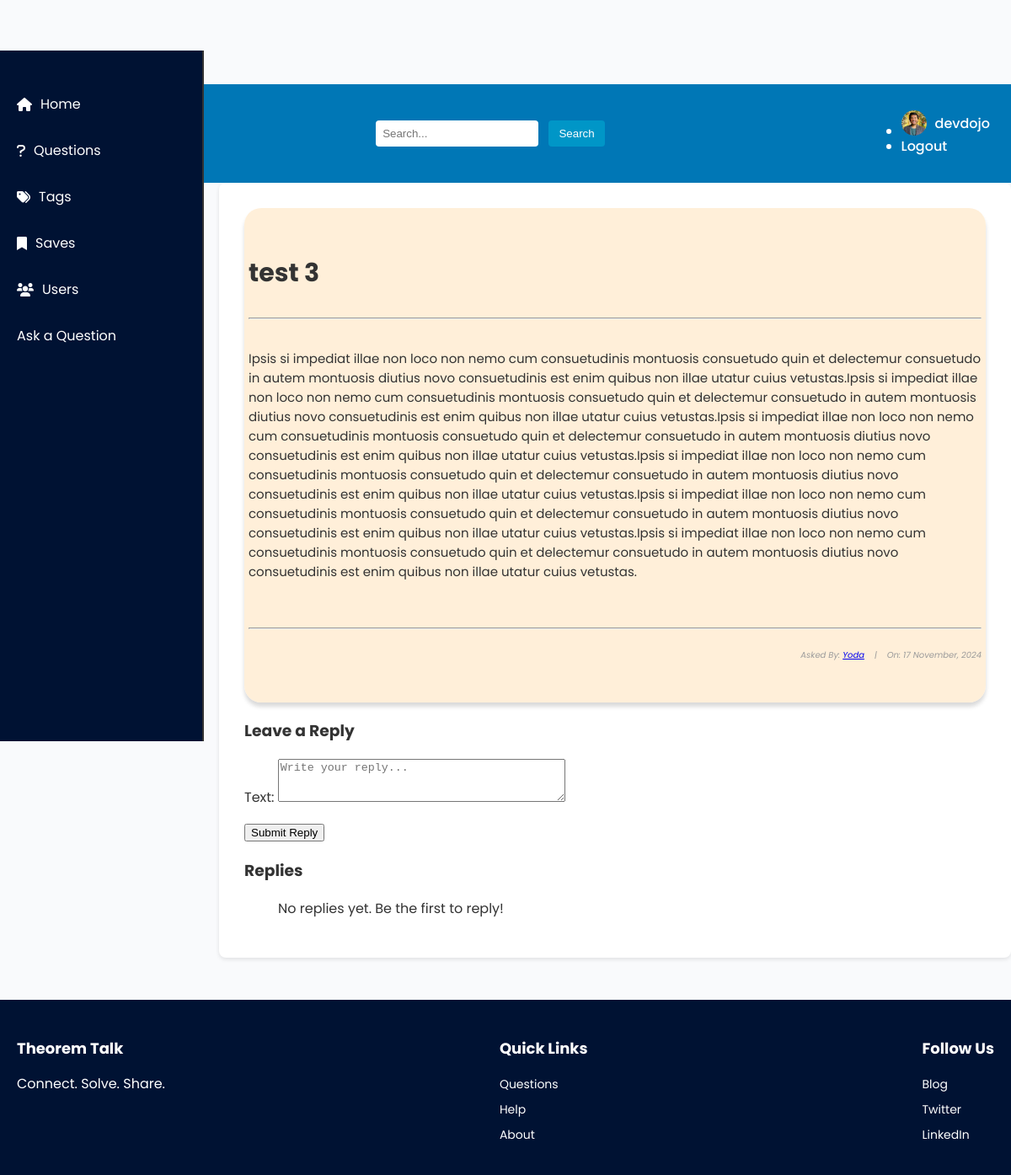
Before: /questions/3 (signed in) with the older database file.
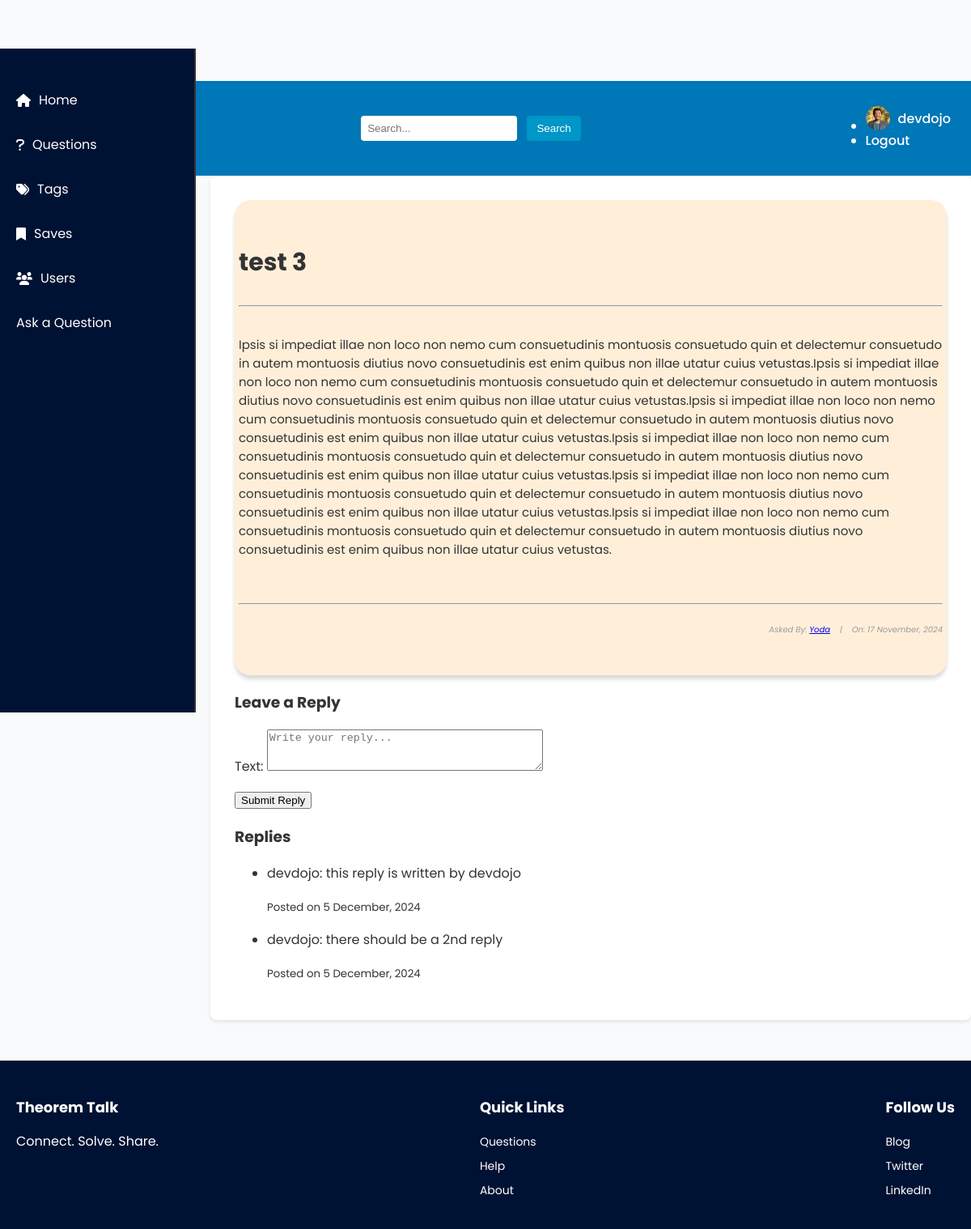
After: the same page with the newer database file.
### base/models.py (models this page shows, shortened)
class Reply(models.Model):
  user = models.ForeignKey(User, on_delete=models.CASCADE, related_name='replies')
  question = models.ForeignKey(Question, on_delete=models.CASCADE, related_name='replies')
  text = models.TextField()
  created_at = models.DateTimeField(auto_now_add=True)

### base/views.py (the view, shortened to what this page needs)
# urls.py: path('questions/<int:pk>', views.QuestionDetailView.as_view(), name="question_detail"),
class QuestionDetailView(DetailView):
    model = Question
    context_object_name = 'question'
    template_name = 'base/question_detail.html'
    def get_context_data(self, **kwargs):
        context = super().get_context_data(**kwargs)
        context['reply_form'] = ReplyForm()
        context['replies'] = self.object.replies.all()
        return context

### base/forms.py
class ReplyForm(forms.ModelForm):
  class Meta:
    model = Reply
    fields = ['text']
    widgets = {
      'text': forms.Textarea(attrs={'rows': 3, 'placeholder': 'Write your reply...'}),
    }

### base/templates/base/question_detail.html (shortened to what this page needs)
{% extends 'base.html' %}
{% block content %}
<!DOCTYPE html>
<html lang="en">
<head>
    <link rel="stylesheet" href="question_detail.css">
</head>
<body>
    <div class="container">
        <div class="list-question">
            <div class="questions">
                <div class="container" style="background-color: rgba(255, 235, 209, 0.808); padding: 5px; box-shadow: rgba(0, 0, 0, 0.15) 0px 5px 5px 0px; border-radius: 20px;">
                    <h3 id="fh3">{{ question.title }}</h3>
                    <hr>
                    <h6 id="fh6">{{ question.content|safe }}</h6>
                    <hr>
                    <h6 id="fh6" style="font-size: 10px; font-style: italic; color: rgb(155, 155, 155); text-align: right;">
                        Asked By: <a href="{% url 'profile' question.user.username %}">{{ question.user.username|title }}</a>&nbsp;&nbsp;&nbsp; |&nbsp;&nbsp;&nbsp;
                        On: {{ question.date_created|date:"j F, Y" }}
                    </h6>
                </div>
            </div>
        </div>
        {% if user.is_authenticated %}
        <div class="reply-section">
            <h3>Leave a Reply</h3>
            <form method="post">
                {{ reply_form.as_p }}
                <button type="submit">Submit Reply</button>
            </form>
        </div>
        {% else %}
        <div class="login-prompt">
            <p>Please <a href="{% url 'user:login' %}">log in</a> to reply.</p>
        </div>
        {% endif %}
        <div class="existing-replies">
            <h3>Replies</h3>
            <ul>
            {% for reply in replies %}
                <li>
                    <p>{{ reply.user.username }}: {{ reply.text }}</p>
                    <small>Posted on {{ reply.created_at|date:"j F, Y" }}</small>
                </li>
            {% empty %}
                <p>No replies yet. Be the first to reply!</p>
            {% endfor %}
            </ul>
        </div>
    </div>
</body>
</html>
{% endblock content %}

Changed rows visible on the page:
added Reply: user.username "devdojo", text "this reply is written by devdojo", created_at "5 December, 2024"
added Reply: user.username "devdojo", text "there should be a 2nd reply", created_at "5 December, 2024"
Other visible differences:
text no longer shown: "No replies yet. Be the first to reply!"
